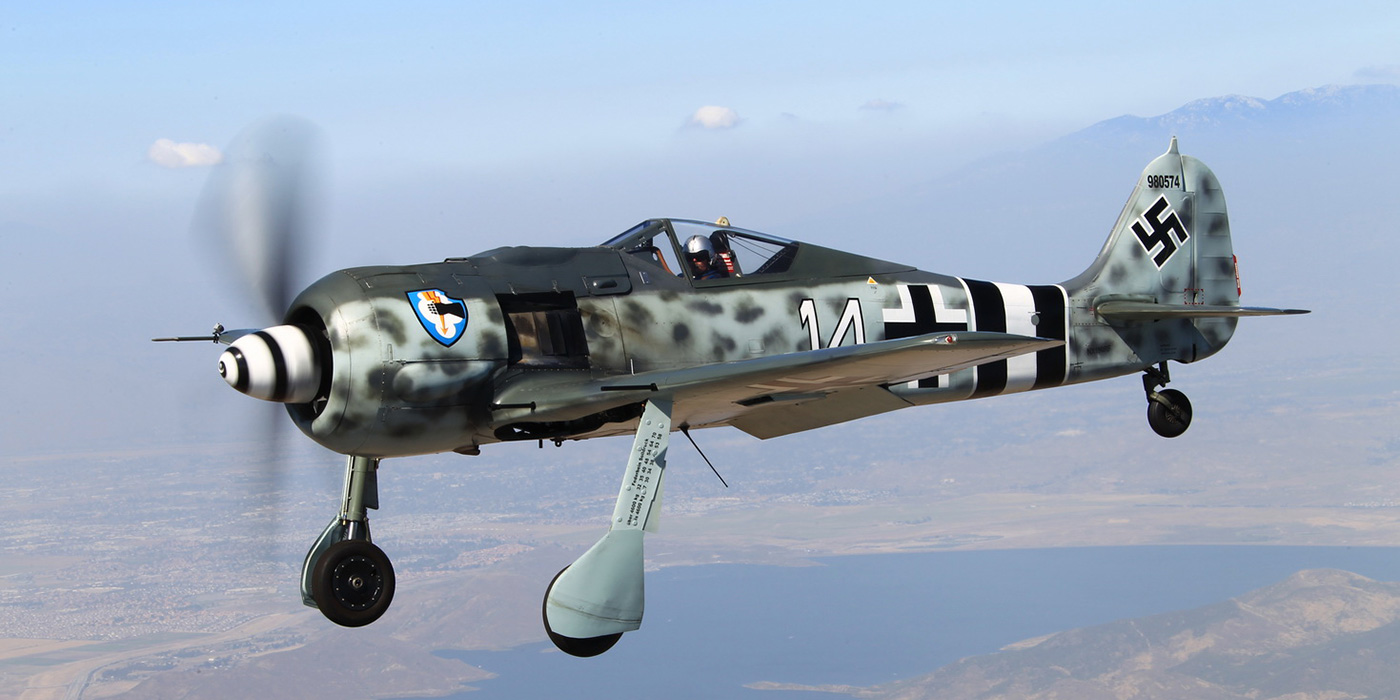
%> input picture image/Focke-Wulf-Fw190.jpg, 1400 x 700 px
$ octave kadai1.m   (GNU Octave 9; MATLAB toolbox functions it lacks are replaced by stand-ins)
%> lines starting %> are read from the running program, lines starting %| are printed output that depends on the picture

ORG=imread('Focke-Wulf-Fw190.jpg'); % 尨夋憸偺擖椡
%> ORG is the input picture: size 700x1400x3 uint8; mean R, G, B 154, 167.3, 185.4
imagesc(ORG); axis image; % 夋憸偺昞帵
pause; % 堦帪掆巭

IMG = imresize(ORG,0.5); % 夋憸偺弅彫
IMG2 = imresize(IMG,2,'box'); % 夋憸偺奼戝
imagesc(IMG2); axis image; % 夋憸偺昞帵
pause; % 堦帪掆巭

IMG = imresize(IMG,0.5); % 夋憸偺弅彫
%> IMG: size 175x350x3 uint8
IMG2 = imresize(IMG,4,'box'); % 夋憸偺奼戝
imagesc(IMG2); axis image; % 夋憸偺昞帵
pause; % 堦帪掆巭

IMG = imresize(IMG,0.5); % 夋憸偺弅彫
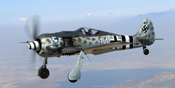
%> IMG: size 88x175x3 uint8; mean R, G, B 154, 167.3, 185.4
IMG2 = imresize(IMG,8,'box'); % 夋憸偺奼戝
%> IMG2: size 704x1400x3 uint8
imagesc(IMG2); axis image; % 夋憸偺昞帵
pause; % 堦帪掆巭

IMG = imresize(IMG,0.5); % 夋憸偺弅彫
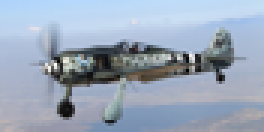
%> IMG: size 44x88x3 uint8 (shown 3 times larger); mean R, G, B 154, 167.3, 185.4
IMG2 = imresize(IMG,16,'box'); % 夋憸偺奼戝
%> IMG2: size 704x1408x3 uint8
imagesc(IMG2); axis image; % 夋憸偺昞帵
pause; % 堦帪掆巭

IMG = imresize(IMG,0.5); % 夋憸偺弅彫
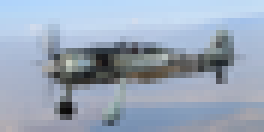
%> IMG: size 22x44x3 uint8 (shown 6 times larger); mean R, G, B 154, 167.2, 185.4
IMG2 = imresize(IMG,32,'box'); % 夋憸偺奼戝
imagesc(IMG2); axis image; % 夋憸偺昞帵
